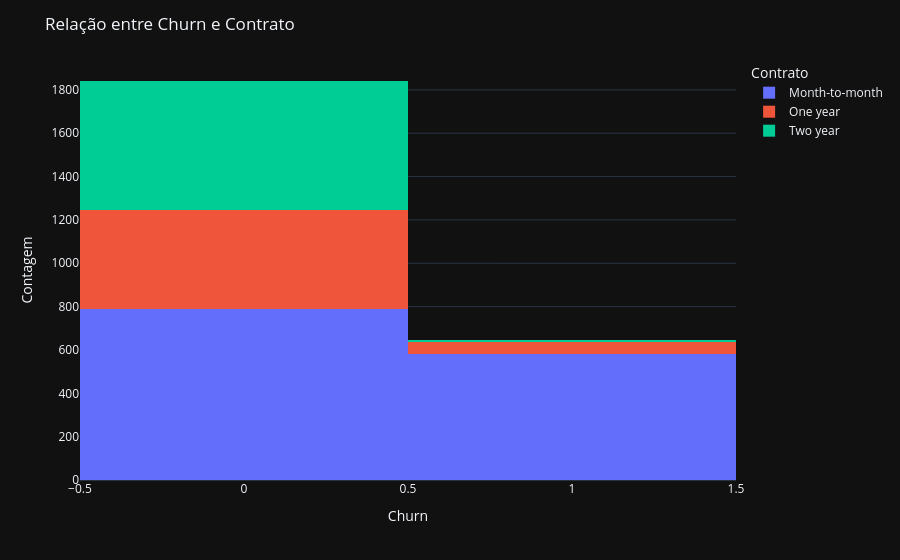

The cell this chart's notebook holds for it:
### Markdown cell above
1. O tipo de contrato impacta na recorrência do Churn. Clientes com contratos mensais são mais propensos a encerrar o contrato, uma ação para reduzir o Churn seria oferecer os contratos anuais ou bianuais com melhores preços do que os mensais, tornando essas opções mais atrativas e aumentando o período de contratação dos serviços.

### Code cell
fig = px.histogram(df, x='Churn', color='Tipo_Contrato', barmode='stack')

fig.update_layout(title='Relação entre Churn e Contrato',
                  xaxis_title='Churn',
                  yaxis_title='Contagem',
                  legend_title='Contrato')
fig.show()

### Figure 1 — Plotly figure (JSON) as saved in the notebook; plotly's stock layout.template omitted (floating-point values rounded to 4 significant figures; data arrays with more than 128 entries replaced by an {"elided": "..."} marker saying what was removed)
{"data": [{"bingroup": "x", "hovertemplate": "Tipo_Contrato=Month-to-month<br>Churn=%{x}<br>count=%{y}<extra></extra>", "legendgroup": "Month-to-month", "marker": {"color": "#636efa", "pattern": {"shape": ""}}, "name": "Month-to-month", "orientation": "v", "showlegend": true, "x": {"elided": "1369 int values"}, "xaxis": "x", "yaxis": "y", "type": "histogram"}, {"bingroup": "x", "hovertemplate": "Tipo_Contrato=One year<br>Churn=%{x}<br>count=%{y}<extra></extra>", "legendgroup": "One year", "marker": {"color": "#EF553B", "pattern": {"shape": ""}}, "name": "One year", "orientation": "v", "showlegend": true, "x": {"elided": "517 int values"}, "xaxis": "x", "yaxis": "y", "type": "histogram"}, {"bingroup": "x", "hovertemplate": "Tipo_Contrato=Two year<br>Churn=%{x}<br>count=%{y}<extra></extra>", "legendgroup": "Two year", "marker": {"color": "#00cc96", "pattern": {"shape": ""}}, "name": "Two year", "orientation": "v", "showlegend": true, "x": {"elided": "602 int values"}, "xaxis": "x", "yaxis": "y", "type": "histogram"}], "layout": {"xaxis": {"anchor": "y", "domain": [0.0, 1.0], "title": {"text": "Churn"}}, "yaxis": {"anchor": "x", "domain": [0.0, 1.0], "title": {"text": "Contagem"}}, "legend": {"title": {"text": "Contrato"}, "tracegroupgap": 0}, "margin": {"t": 60}, "barmode": "stack", "title": {"text": "Relação entre Churn e Contrato"}}}
